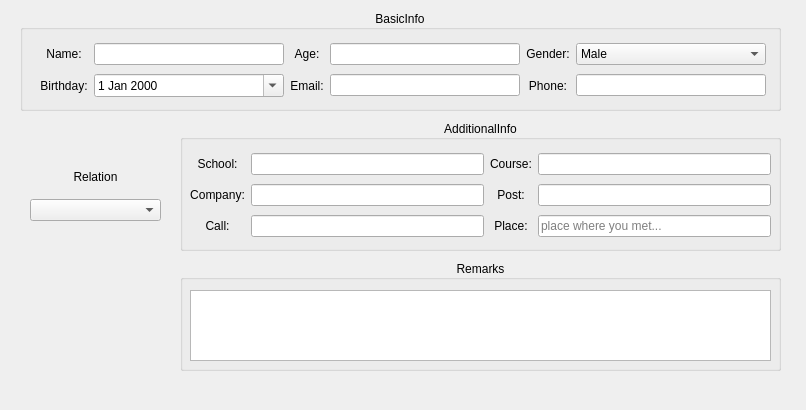
<?xml version="1.0" encoding="UTF-8"?>
<ui version="4.0">
 <class>InsertWindow</class>
 <widget class="QWidget" name="InsertWindow">
  <property name="geometry">
   <rect>
    <x>0</x>
    <y>0</y>
    <width>806</width>
    <height>410</height>
   </rect>
  </property>
  <property name="windowTitle">
   <string>Form</string>
  </property>
  <widget class="QGroupBox" name="basicBox">
   <property name="geometry">
    <rect>
     <x>20</x>
     <y>10</y>
     <width>761</width>
     <height>101</height>
    </rect>
   </property>
   <property name="title">
    <string>BasicInfo</string>
   </property>
   <property name="alignment">
    <set>Qt::AlignCenter</set>
   </property>
   <widget class="QWidget" name="">
    <property name="geometry">
     <rect>
      <x>20</x>
      <y>30</y>
      <width>726</width>
      <height>61</height>
     </rect>
    </property>
    <layout class="QGridLayout" name="gridLayout">
     <item row="0" column="0">
      <widget class="QLabel" name="namelabel">
       <property name="frameShape">
        <enum>QFrame::NoFrame</enum>
       </property>
       <property name="frameShadow">
        <enum>QFrame::Plain</enum>
       </property>
       <property name="text">
        <string>Name:</string>
       </property>
       <property name="alignment">
        <set>Qt::AlignCenter</set>
       </property>
      </widget>
     </item>
     <item row="0" column="1">
      <widget class="QLineEdit" name="nameIn"/>
     </item>
     <item row="0" column="2">
      <widget class="QLabel" name="agelabel">
       <property name="text">
        <string>Age:</string>
       </property>
       <property name="alignment">
        <set>Qt::AlignCenter</set>
       </property>
      </widget>
     </item>
     <item row="0" column="3">
      <widget class="QLineEdit" name="ageIn">
       <property name="clearButtonEnabled">
        <bool>false</bool>
       </property>
      </widget>
     </item>
     <item row="0" column="4">
      <widget class="QLabel" name="genderlabel">
       <property name="text">
        <string>Gender:</string>
       </property>
       <property name="alignment">
        <set>Qt::AlignCenter</set>
       </property>
      </widget>
     </item>
     <item row="1" column="0">
      <widget class="QLabel" name="birthdaylabel">
       <property name="text">
        <string>Birthday:</string>
       </property>
       <property name="alignment">
        <set>Qt::AlignCenter</set>
       </property>
      </widget>
     </item>
     <item row="1" column="1">
      <widget class="QDateEdit" name="birthdayIn">
       <property name="buttonSymbols">
        <enum>QAbstractSpinBox::UpDownArrows</enum>
       </property>
       <property name="calendarPopup">
        <bool>true</bool>
       </property>
      </widget>
     </item>
     <item row="1" column="2">
      <widget class="QLabel" name="emaillabel">
       <property name="text">
        <string>Email:</string>
       </property>
       <property name="alignment">
        <set>Qt::AlignCenter</set>
       </property>
      </widget>
     </item>
     <item row="1" column="3">
      <widget class="QLineEdit" name="emailIn">
       <property name="echoMode">
        <enum>QLineEdit::Normal</enum>
       </property>
       <property name="readOnly">
        <bool>false</bool>
       </property>
      </widget>
     </item>
     <item row="1" column="4">
      <widget class="QLabel" name="phonelabel">
       <property name="text">
        <string>Phone:</string>
       </property>
       <property name="alignment">
        <set>Qt::AlignCenter</set>
       </property>
      </widget>
     </item>
     <item row="1" column="5">
      <widget class="QLineEdit" name="phoneIn"/>
     </item>
     <item row="0" column="5">
      <widget class="QComboBox" name="genderBox">
       <item>
        <property name="text">
         <string>Male</string>
        </property>
       </item>
       <item>
        <property name="text">
         <string>Female</string>
        </property>
       </item>
      </widget>
     </item>
    </layout>
   </widget>
  </widget>
  <widget class="QGroupBox" name="extraBox">
   <property name="geometry">
    <rect>
     <x>180</x>
     <y>120</y>
     <width>601</width>
     <height>131</height>
    </rect>
   </property>
   <property name="title">
    <string>AdditionalInfo</string>
   </property>
   <property name="alignment">
    <set>Qt::AlignCenter</set>
   </property>
   <widget class="QWidget" name="">
    <property name="geometry">
     <rect>
      <x>10</x>
      <y>30</y>
      <width>581</width>
      <height>91</height>
     </rect>
    </property>
    <layout class="QGridLayout" name="gridLayout_2">
     <item row="0" column="0">
      <widget class="QLabel" name="schoollabel">
       <property name="text">
        <string>School:</string>
       </property>
       <property name="alignment">
        <set>Qt::AlignCenter</set>
       </property>
      </widget>
     </item>
     <item row="0" column="1">
      <widget class="QLineEdit" name="schoolIn"/>
     </item>
     <item row="0" column="2">
      <widget class="QLabel" name="courselabel">
       <property name="text">
        <string>Course:</string>
       </property>
       <property name="alignment">
        <set>Qt::AlignCenter</set>
       </property>
      </widget>
     </item>
     <item row="0" column="3">
      <widget class="QLineEdit" name="courseIn"/>
     </item>
     <item row="1" column="0">
      <widget class="QLabel" name="companylabel">
       <property name="text">
        <string>Company:</string>
       </property>
       <property name="alignment">
        <set>Qt::AlignCenter</set>
       </property>
      </widget>
     </item>
     <item row="1" column="1">
      <widget class="QLineEdit" name="companyIn"/>
     </item>
     <item row="1" column="2">
      <widget class="QLabel" name="postlabel">
       <property name="text">
        <string>Post:</string>
       </property>
       <property name="alignment">
        <set>Qt::AlignCenter</set>
       </property>
      </widget>
     </item>
     <item row="1" column="3">
      <widget class="QLineEdit" name="postIn"/>
     </item>
     <item row="2" column="0">
      <widget class="QLabel" name="calllabel">
       <property name="text">
        <string>Call:</string>
       </property>
       <property name="alignment">
        <set>Qt::AlignCenter</set>
       </property>
      </widget>
     </item>
     <item row="2" column="1">
      <widget class="QLineEdit" name="callIn"/>
     </item>
     <item row="2" column="2">
      <widget class="QLabel" name="placelabel">
       <property name="text">
        <string>Place:</string>
       </property>
       <property name="alignment">
        <set>Qt::AlignCenter</set>
       </property>
      </widget>
     </item>
     <item row="2" column="3">
      <widget class="QLineEdit" name="placeIn">
       <property name="inputMask">
        <string/>
       </property>
       <property name="placeholderText">
        <string>place where you met...</string>
       </property>
      </widget>
     </item>
    </layout>
   </widget>
  </widget>
  <widget class="QGroupBox" name="remarkBox">
   <property name="geometry">
    <rect>
     <x>180</x>
     <y>260</y>
     <width>601</width>
     <height>111</height>
    </rect>
   </property>
   <property name="title">
    <string>Remarks</string>
   </property>
   <property name="alignment">
    <set>Qt::AlignCenter</set>
   </property>
   <widget class="QTextEdit" name="remarkIn">
    <property name="geometry">
     <rect>
      <x>10</x>
      <y>30</y>
      <width>581</width>
      <height>71</height>
     </rect>
    </property>
   </widget>
  </widget>
  <widget class="QWidget" name="">
   <property name="geometry">
    <rect>
     <x>30</x>
     <y>160</y>
     <width>131</width>
     <height>61</height>
    </rect>
   </property>
   <layout class="QGridLayout" name="gridLayout_3">
    <item row="0" column="0">
     <widget class="QLabel" name="relationlabel">
      <property name="text">
       <string>Relation</string>
      </property>
      <property name="alignment">
       <set>Qt::AlignCenter</set>
      </property>
     </widget>
    </item>
    <item row="1" column="0">
     <widget class="QComboBox" name="relationCombo">
      <item>
       <property name="text">
        <string/>
       </property>
      </item>
      <item>
       <property name="text">
        <string>classmates</string>
       </property>
      </item>
      <item>
       <property name="text">
        <string>friends</string>
       </property>
      </item>
      <item>
       <property name="text">
        <string>colleagues</string>
       </property>
      </item>
      <item>
       <property name="text">
        <string>relatives</string>
       </property>
      </item>
      <item>
       <property name="text">
        <string>teachers</string>
       </property>
      </item>
      <item>
       <property name="text">
        <string>superiors</string>
       </property>
      </item>
      <item>
       <property name="text">
        <string>clients</string>
       </property>
      </item>
      <item>
       <property name="text">
        <string>others</string>
       </property>
      </item>
     </widget>
    </item>
   </layout>
  </widget>
 </widget>
 <resources/>
 <connections/>
</ui>
